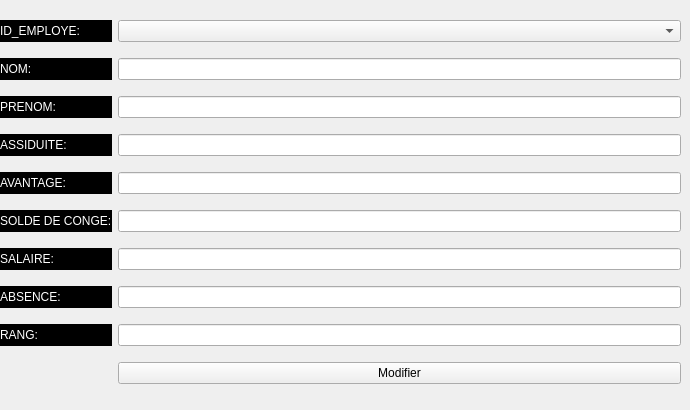
     <widget class="QWidget" name="MODIFEREMPLOYE">
      <attribute name="title">
       <string>modifier</string>
      </attribute>
      <widget class="QWidget" name="layoutWidget_2">
       <property name="geometry">
        <rect>
         <x>0</x>
         <y>10</y>
         <width>681</width>
         <height>391</height>
        </rect>
       </property>
       <layout class="QGridLayout" name="gridLayout_2">
        <item row="0" column="0">
         <widget class="QLabel" name="ID_EMPLOYE_2">
          <property name="styleSheet">
           <string notr="true">background:back;
color: rgb(255, 255, 255);</string>
          </property>
          <property name="text">
           <string>ID_EMPLOYE:</string>
          </property>
         </widget>
        </item>
        <item row="3" column="1">
         <widget class="QLineEdit" name="lineEdit_ASSIDUITE_2">
          <property name="styleSheet">
           <string notr="true">background:none;</string>
          </property>
         </widget>
        </item>
        <item row="9" column="1">
         <widget class="QPushButton" name="pushButton_2">
          <property name="styleSheet">
           <string notr="true">background:none;</string>
          </property>
          <property name="text">
           <string>Modifier</string>
          </property>
         </widget>
        </item>
        <item row="6" column="0">
         <widget class="QLabel" name="SALAIRE_2">
          <property name="styleSheet">
           <string notr="true">background:back;
color: rgb(255, 255, 255);</string>
          </property>
          <property name="text">
           <string>SALAIRE:</string>
          </property>
         </widget>
        </item>
        <item row="5" column="1">
         <widget class="QLineEdit" name="lineEdit_SOLDE_DE_CONGE_2">
          <property name="styleSheet">
           <string notr="true">background:none;</string>
          </property>
         </widget>
        </item>
        <item row="5" column="0">
         <widget class="QLabel" name="SOLDE_DE_CONGE_2">
          <property name="styleSheet">
           <string notr="true">background:back;
color: rgb(255, 255, 255);</string>
          </property>
          <property name="text">
           <string>SOLDE DE CONGE:</string>
          </property>
         </widget>
        </item>
        <item row="2" column="0">
         <widget class="QLabel" name="PRENOM_2">
          <property name="styleSheet">
           <string notr="true">background:back;
color: rgb(255, 255, 255);</string>
          </property>
          <property name="text">
           <string>PRENOM:</string>
          </property>
         </widget>
        </item>
        <item row="8" column="0">
         <widget class="QLabel" name="RANG_2">
          <property name="styleSheet">
           <string notr="true">background:back;
color: rgb(255, 255, 255);</string>
          </property>
          <property name="text">
           <string>RANG:</string>
          </property>
         </widget>
        </item>
        <item row="4" column="0">
         <widget class="QLabel" name="AVANTAGE_2">
          <property name="styleSheet">
           <string notr="true">background:back;
color: rgb(255, 255, 255);</string>
          </property>
          <property name="text">
           <string>AVANTAGE:</string>
          </property>
         </widget>
        </item>
        <item row="1" column="1">
         <widget class="QLineEdit" name="lineEdit_NOM_2">
          <property name="styleSheet">
           <string notr="true">background:none;</string>
          </property>
         </widget>
        </item>
        <item row="7" column="1">
         <widget class="QLineEdit" name="lineEdit_ABSENCE_2">
          <property name="styleSheet">
           <string notr="true">background:none;</string>
          </property>
         </widget>
        </item>
        <item row="8" column="1">
         <widget class="QLineEdit" name="lineEdit_RANG_2">
          <property name="styleSheet">
           <string notr="true">background:none;</string>
          </property>
         </widget>
        </item>
        <item row="7" column="0">
         <widget class="QLabel" name="ABSENCE_2">
          <property name="styleSheet">
           <string notr="true">background:back;
color: rgb(255, 255, 255);</string>
          </property>
          <property name="text">
           <string>ABSENCE:</string>
          </property>
         </widget>
        </item>
        <item row="6" column="1">
         <widget class="QLineEdit" name="lineEdit_SALAIRE_2">
          <property name="styleSheet">
           <string notr="true">background:none;</string>
          </property>
         </widget>
        </item>
        <item row="2" column="1">
         <widget class="QLineEdit" name="lineEdit_PRENOM_2">
          <property name="styleSheet">
           <string notr="true">background:none;</string>
          </property>
         </widget>
        </item>
        <item row="4" column="1">
         <widget class="QLineEdit" name="lineEdit_AVANTAGE_2">
          <property name="styleSheet">
           <string notr="true">background:none;</string>
          </property>
         </widget>
        </item>
        <item row="3" column="0">
         <widget class="QLabel" name="ASSIDUITE_2">
          <property name="styleSheet">
           <string notr="true">background:back;
color: rgb(255, 255, 255);</string>
          </property>
          <property name="text">
           <string>ASSIDUITE:</string>
          </property>
         </widget>
        </item>
        <item row="1" column="0">
         <widget class="QLabel" name="NOM_2">
          <property name="styleSheet">
           <string notr="true">background:back;
color: rgb(255, 255, 255);</string>
          </property>
          <property name="text">
           <string>NOM:</string>
          </property>
         </widget>
        </item>
        <item row="0" column="1">
         <widget class="QComboBox" name="comboBox_modemploye"/>
        </item>
       </layout>
      </widget>
     </widget>
